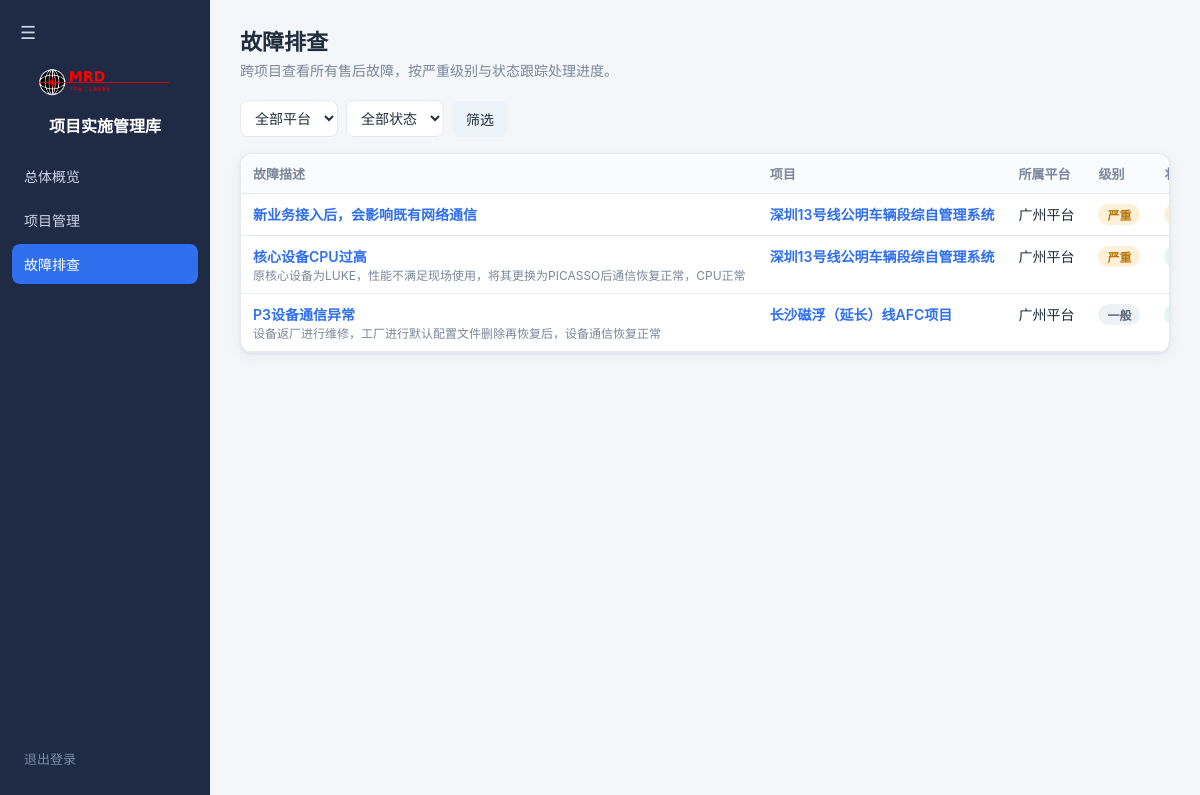
Screenshot of /faults (signed in) with the database file from the repository.
### tables this page shows
CREATE TABLE faults (
            id            INTEGER PRIMARY KEY AUTOINCREMENT,
            project_id    INTEGER NOT NULL,
            title         TEXT NOT NULL,
            severity      TEXT DEFAULT '一般',
            status        TEXT DEFAULT '待处理',
            handler       TEXT,
            reported_date TEXT,
            resolved_date TEXT,
            note          TEXT,
            created_at    TEXT DEFAULT (datetime('now','localtime')), work_hours REAL DEFAULT 0, response_date TEXT, response_mode TEXT DEFAULT '远程响应',
            FOREIGN KEY (project_id) REFERENCES projects(id) ON DELETE CASCADE
        );

CREATE TABLE projects (
            id            INTEGER PRIMARY KEY AUTOINCREMENT,
            name          TEXT NOT NULL,
            customer      TEXT,
            manager       TEXT,
            platform      TEXT,
            status        TEXT NOT NULL DEFAULT '未开始',
            start_date    TEXT,
            plan_end_date TEXT,
            actual_end_date TEXT,
            description   TEXT,
            created_at    TEXT DEFAULT (datetime('now','localtime'))
        );

### app.py (the view)
@app.route("/faults")
@login_required
def faults_view():
    status = request.args.get("status", "")
    platform = request.args.get("platform", "")
    conn = get_db()
    cur = conn.cursor()
    sql = """SELECT f.*, p.name AS project_name, p.platform AS platform FROM faults f
             JOIN projects p ON f.project_id = p.id WHERE 1=1"""
    args = []
    if status:
        sql += " AND f.status = ?"
        args.append(status)
    if platform:
        sql += " AND p.platform = ?"
        args.append(platform)
    sql += " ORDER BY CASE f.severity WHEN '紧急' THEN 0 WHEN '严重' THEN 1 ELSE 2 END, f.reported_date DESC"
    rows = cur.execute(sql, args).fetchall()
    conn.close()
    return render_template(
        "faults.html",
        faults=rows,
        status=status,
        platform=platform,
        FAULT_STATUS=FAULT_STATUS,
        FAULT_SEVERITY=FAULT_SEVERITY,
        PLATFORM_OPTIONS=PLATFORM_OPTIONS,
    )

### app.py (called while the page is built)
def login_required(f):
    from functools import wraps
    @wraps(f)
    def decorated(*args, **kwargs):
        if not session.get("user"):
            return redirect(url_for("login"))
        return f(*args, **kwargs)
    return decorated

def get_db():
    conn = sqlite3.connect(DB_PATH)
    conn.row_factory = sqlite3.Row
    conn.execute("PRAGMA foreign_keys = ON")
    return conn

def fmt_date(s):
    return s if s else "—"

### templates/faults.html (shortened to what this page needs)
{% extends "base.html" %}
{% set active = "faults" %}
{% macro sev_tag(s) %}
  {% if s == '紧急' %}<span class="tag red">紧急</span>
  {% elif s == '严重' %}<span class="tag amber">严重</span>
  {% else %}<span class="tag gray">一般</span>
  {% endif %}
{% endmacro %}
{% macro fstatus_tag(s) %}
  {% if s == '待处理' %}<span class="tag red">待处理</span>
  {% elif s == '处理中' %}<span class="tag amber">处理中</span>
  {% else %}<span class="tag green">已解决</span>
  {% endif %}
{% endmacro %}
{% block content %}
  <h1>故障排查</h1>
  <p class="sub">跨项目查看所有售后故障，按严重级别与状态跟踪处理进度。</p>
  <div class="toolbar">
    <form method="get" style="display:flex;gap:8px;flex-wrap:wrap;align-items:center;">
      <select name="platform" onchange="this.form.submit()">
        <option value="">全部平台</option>
      </select>
      <select name="status" onchange="this.form.submit()">
        <option value="">全部状态</option>
      </select>
      <button class="btn ghost" type="submit">筛选</button>
    </form>
  </div>
  <div class="panel" style="padding:0;overflow:hidden;">
    <table>
      <tr><th>故障描述</th><th>项目</th><th>所属平台</th><th>级别</th><th>状态</th><th>处理人</th><th>报告</th><th>响应</th><th>响应方式</th><th>解决</th></tr>
      {% for f in faults %}
      <tr>
        <td>
          <a class="row-link" href="{{ url_for('project_detail', pid=f.project_id) }}">{{ f.title }}</a>
          {% if f.note %}<br><span class="muted" style="font-size:12px;">{{ f.note }}</span>{% endif %}
        </td>
        <td><a class="row-link" href="{{ url_for('project_detail', pid=f.project_id) }}">{{ f.project_name }}</a></td>
        <td>{{ f.platform or '—' }}</td>
        <td>{{ sev_tag(f.severity) }}</td>
        <td>{{ fstatus_tag(f.status) }}</td>
      </tr>
      {% else %}
      <tr><td colspan="10"><div class="empty">暂无故障记录</div></td></tr>
      {% endfor %}
    </table>
  </div>
{% endblock %}

### templates/base.html (style rules this page uses)
:root { --bg: #f4f6f9; --panel: #ffffff; --ink: #1f2d3d; --muted: #7a869a; --line: #e6eaf0; --brand: #2f6fed; --brand-d: #2257c4; --ok: #2bb673; --warn: #f0a020; --bad: #e0483e; --shadow: 0 1px 3px rgba(20,40,80,.08), 0 4px 16px rgba(20,40,80,.05); }
* { box-sizing: border-box; }
body { margin: 0; font-family: -apple-system, "Segoe UI", "PingFang SC", "Microsoft YaHei", sans-serif; background: var(--bg); color: var(--ink); font-size: 14px; }
h1 { font-size: 22px; margin: 0 0 4px; }
.sub { color: var(--muted); margin: 0 0 20px; }
.panel { background: var(--panel); border: 1px solid var(--line); border-radius: 12px; box-shadow: var(--shadow); padding: 18px 20px; margin-bottom: 22px; }
table { width: 100%; border-collapse: collapse; }
th, td { text-align: left; padding: 10px 12px; border-bottom: 1px solid var(--line); vertical-align: top; white-space: nowrap; }
th { color: var(--muted); font-weight: 600; font-size: 13px; background: #fafbfd; }
.toolbar { display: flex; gap: 10px; flex-wrap: wrap; align-items: center; margin-bottom: 16px; }
input, select, textarea { font-family: inherit; font-size: 14px; padding: 8px 10px; border: 1px solid var(--line); border-radius: 8px; background: #fff; color: var(--ink); outline: none; }
.btn { display: inline-flex; align-items: center; gap: 6px; cursor: pointer; border: none; background: var(--brand); color: #fff; padding: 8px 14px; border-radius: 8px; font-size: 14px; text-decoration: none; }
.btn.ghost { background: #eef2f9; color: var(--ink); }
.tag { display: inline-block; padding: 2px 9px; border-radius: 999px; font-size: 12px; font-weight: 600; white-space: nowrap; }
.tag.green { background: #e3f7ee; color: #1d8a5b; }
.tag.amber { background: #fdf0d8; color: #b8780c; }
.tag.gray { background: #eef1f5; color: #5a6577; }
.muted { color: var(--muted); }
.row-link { color: var(--brand); text-decoration: none; font-weight: 600; }

### rows the page displays
faults: title "新业务接入后，会影响既有网络通信", project_name "深圳13号线公明车辆段综自管理系统", platform "广州平台", severity "严重"
faults: title "核心设备CPU过高", note "原核心设备为LUKE，性能不满足现场使用，将其更换为PICASSO后通信恢复正常，CPU正常", project_name "深圳13号线公明车辆段综自管理系统", platform "广州平台", severity "严重"
faults: title "P3设备通信异常", note "设备返厂进行维修，工厂进行默认配置文件删除再恢复后，设备通信恢复正常", project_name "长沙磁浮（延长）线AFC项目", platform "广州平台", severity "一般"
